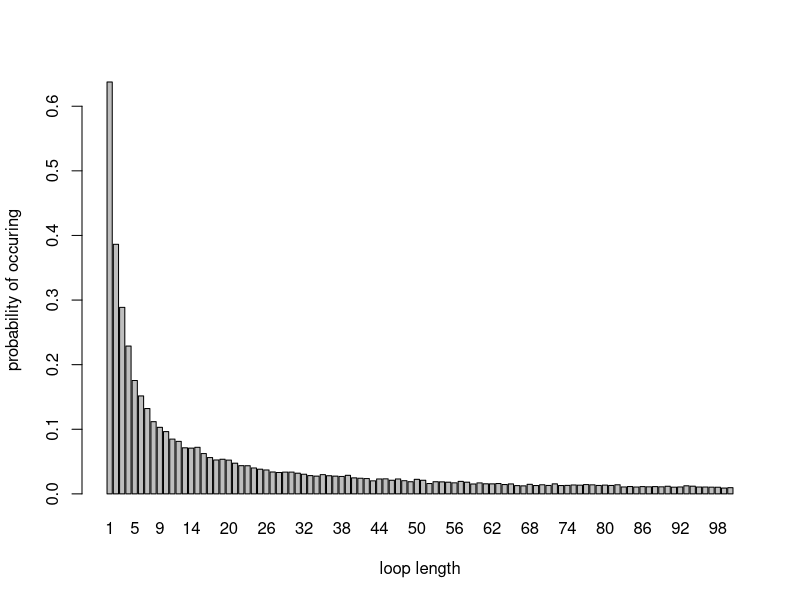

Write the R code that produced this figure.
## names          |  student id
## Ziwen Zhong    |  s2326022
## Wenzheng Zhang |  s2310185
## Tianqi Dai     |  s2302524

## github repo: https://github.com/zzw-math/SPproj2

## contribution
## Ziwen Zhong | Wenzheng Zhang | Tianqi Dai
##     40%     |       30%      |    30%


###############################################################################
## Practice 2
## Overview
## We have 2n prisoners in a room, 2n cards shuffled in 2n boxes separately.
## Prisoners, cards, boxes are labeled with integer 1~2n.
## One can escape if he has found the card with the same integer as himself when
## he finishes to open n boxes.

## We list 3 strategies and wish to find out which strategy has the highest 
## probability for a certain prisoner to escape and for all prisoners to escape.
## strategy 1: Prisoner k start from box k, get card k1 from it, open box k1, 
##             and repeat the process until get card k.
## strategy 2: As strategy 1, but starting from a randomly selected box.
## strategy 3: Open n boxes at random, checking each card for their number.

## There are 3 functions to calculate the individual and joint probability:
##     Escape: For given a shuffling of cards to boxes and prisoner's number, 
##             simulate if the prisoner escape successfully.
##     Pone:   Run the 'Escape' function for nreps times, store the result and
##             calculate the escape probability for the prisoner k. 
##     Pall:   Simulate nreps times, for each simulation, we fix a random shuffling 
##             of cards to boxes, and Run 'Escape' function for every prisoner.
##             Then we judge in each simulation if all prisoners escape successfully 
##             and calculate the probability.

## In the end, we define the loop length, for a fixed k, we start from box k, 
## get card k1 in it, then open box k1, ..., the loop length is the quantity of 
## boxes we opened before get card k. We want to calculate the probability of 
## each loop length occurs.
## The function 'dloop' are there to solve this:
##    dloop:  Simulate nreps times, in each simulation, we record if
##            loop length = k occurred. Then we count the times loop length = k 
##            occurred in nreps simulations, and calculate the probability.
## We also plot a bar chart of the probability of each loop length occurred,
## when n=50.

################################################################

Escape <- function(n, k, strategy, box2card){
  ## summary
  ##     For given boxes with cards and prisoner's number, 
  ##     simulate the result if the prisoner escape successfully.
  ## input
  ##     n: integer. half of the number of prisoners.
  ##     k: integer. prisoner's number.
  ##     strategy: integer(1, 2, or 3). we have 3 strategies how prisoner decides 
  ##               which box to open.
  ##     box2card: vector of integer. a vector to store a random shuffling of 
  ##               cards to boxes.
  ##               eg. c(2, 3, 1, 4) means card 2 in box 1, card 3 in box 2, 
  ##               card 1 in box 3, and card 4 in box 4
  ## output
  ##     result: bool. whether the prisoner escape successfully
  result = F              ## whether the prisoner k escape successfully
  if (strategy!=3){
    ## in strategy 1, we start from box k; in strategy 2, we start from a random 
    ## box. 
    if (strategy==1) box <- k else box <- sample(1:(2*n), 1)
    for (j in 1:n) {
      ## in the for loop, we show the process that a prisoner opens a box whose 
      ## number is 'box', gets the card and store card's number in 'card'.
      ## if the card's number is k, we break the loop and set the result to true,
      ## which means the prisoner escape successfully.
      ## if not, let 'box' be 'card', and we will open box 'box' in the next loop.
      card <- box2card[box]
      if (k==card){
        result <- T
        break
      }
      box <- card
    }
  } else{
    ## in strategy 3, we just open n different boxes and get the cards.
    ## judge if k in these cards, if so, set result be true, which means the 
    ## prisoner escape successfully.
    boxes <- sample(1:(2*n), n)
    cards <- box2card[boxes]
    if (k%in%cards){
      result <- T
    }
  }
  return(result)
}


Pone <- function (n, k, strategy, nreps=10000){
  ## summary
  ##     Run the 'Escape' function for nreps times, store the result and
  ##     calculate the escape probability for the prisoner k.  
  ## input
  ##     n: integer. half of the number of prisoners.
  ##     k: integer. prisoner's number.
  ##     strategy: integer(1, 2, or 3). we have 3 strategies how prisoner 
  ##               decides which box to open.
  ##     nreps: integer(default to 10000). the number of simulation times.
  ## output
  ##     prob: float. For given 'n', the probability of prisoner k to escape 
  ##           successfully. 
  result <- rep(F, nreps)  ## whether the prisoner k escape successfully
  for (i in 1:nreps){
    ## Simulate nreps times, in each simulation, we fix a random shuffling of 
    ## cards to boxes, and simulate if prisoner k escape successfully.
    ## Store the result in the nreps length vector 'result'.
    box2card <- sample(1:(2*n), 2*n)
    result[i] <- Escape(n, k, strategy, box2card)
  }
  prob <- sum(result)/nreps
  return(prob)
}


Pall <- function (n, strategy, nreps=10000){
  ## summary
  ##    Simulate nreps times, in each simulation, we fix a random shuffling of
  ##    cards to boxes, and run 'Escape' function for every prisoner.
  ##    Then we judge in each simulation if all prisoners escape successfully 
  ##    and calculate the probability.
  ## input
  ##     n: integer. half of the number of prisoners.
  ##     strategy: integer(1, 2, or 3). we have 3 strategies how prisoner 
  ##               decides which box to open
  ##     nreps: integer(default to 10000). the number of simulation times.
  ## output
  ##     prob: float. For given 'n', the probability of prisoner k to escape
  ##           successfully. 
  M <- array(NA,c(nreps, 2*n))   ## every row stores the result if each prisoner 
                                 ## escape successfully, and we have nreps rows 
                                 ## to store each experiment
  for (i in 1:nreps){
    ## simulate nreps times, in each simulation, we fix a random shuffling of 
    ## cards to boxes, and simulate if each prisoner escape successfully.
    ## store the result in the matrix M.
    box2card <- sample(1:(2*n), 2*n)
    for (k in 1:(2*n)) M[i,k] <- Escape(n, k, strategy, box2card)
  }
  ## count the prisoners who escape successfully in each experiments.
  ## judge whether the count is 2n and calculate the probability.
  num_of_release <- apply(M, 1, sum)
  result <- num_of_release==2*n
  prob <- sum(result)/nreps
  return(prob)
}


## fix n=5, held the experiments for each strategy, calculate the individual 
## probability for certain prisoners to escape successfully,
## and the joint probability for all prisoners to escape successfully.
n <- 5
for (strategy in 1:3){
  individual_prob <- rep(NA,2*n)    ## store the probability for a certain 
                                    ## prisoner to escape successfully.
  for (k in 1:(2*n)){
    individual_prob[k] <- Pone(n, k, strategy)
  }
  joint_prob <- Pall(n, strategy)   ## store the probability for all prisoners 
                                    ## to escape successfully.
  cat('when using strategy', strategy, ',\nthe individual prob is:\n')
  cat(individual_prob,'\n')
  cat('the joint prob is:\n')
  cat(joint_prob,'\n')
}


## Some Conclusions
## 1. The individual probabilities for each prisoner to escape successfully 
##    under strategy 2 is less than that of the others two.
## In strategy 1 and 3, prisoner k will never back to an opened box until they 
## get card k. Thus they don't waste their chance to open n different boxes. So 
## the probability is 0.5.
## In strategy 2, prisoner start from box k0 might get card k0 in the procedure, 
## which will lead to a loop and waste their chance. So the probability is less 
## than 0.5.

## 2. The joint probability for all prisoners to escape successfully under 
##    strategy 1 is much bigger than that of the other two.
## It's obviously that in strategy 2 and 3, the events of each prisoner free are
## independent. So the joint probability is the product of the individual 
## probabilities, which lead to a very small probability.
## However, in strategy 1, the event of all prisoner free is up to all the loop 
## length no bigger than n, which has a significant probability.


dloop <- function (n, nreps=10000){
  ## summary
  ##     simulate nreps times, in each simulation, for loop length from 1 to 2n,
  ##     we record if the loop length occurred. Then we count the times loop 
  ##     length = k occurred in nreps experiments, and calculate the probability.
  ## input
  ##     n: integer. half of the number of boxes(cards)
  ##     nreps: integer(default to 10000). the number of simulation times.
  ## output
  ##     prob: vector(float). For given 'n', the probability for loop length 
  ##           from 1 to 2n occurred. 
  result <- array(F, c(nreps, 2*n))     ## every row stores the result if each 
                                        ## loop length occurred, and we have 
                                        ## nreps rows to store each experiment.
  for (i in 1:nreps){
    ## fix a random shuffling of cards to boxes first, then set loop length=1 
    ## and start from box k, if we get card k in box k, just return the loop 
    ## length and break the for loop, if not, plus loop length with 1, set
    ## 'box'='card', and open box 'box' in the next loop, until we get card k.
    ## It's obviously that we will definitely get card k after we open all the 
    ## boxes, which is, opening boxes for 2n times. So, we simply use 'for loop',
    ## and, we can also use 'while loop' begin with 'while True'.
    box2card <- sample(1:(2*n), 2*n)
    for (k in 1:(2*n)){
      loop_length <- 1
      box <- k
      for (j in 1:(2*n)){
        card <- box2card[box]
        if (card==k){
          result[i,loop_length] <- T
          break
        }
        box <- card
        loop_length <- loop_length + 1
      }
    }
  }
  ## To obtain the probability for each loop length occurred,
  ## sum up the bool value by columns to get the frequency of each loop length 
  ## taking place in nreps simulations.
  ## Then divide the frequency with nreps to get the probability.
  prob <- apply(result, 2, sum)/nreps
  return(prob)
}


## fix n=50, calculate the probability for each loop length occurred, and 
## visualize it by bar chart.
n <- 50
prob <- dloop(n)
barplot(prob, names.arg=1:(2*n), xlab='loop length', ylab='probability of occuring')








